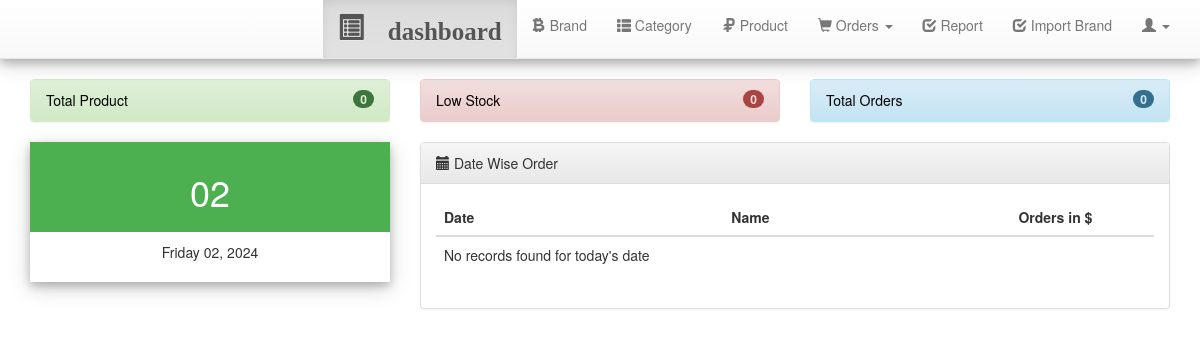
The page /dashboard.php (signed in) on the database as committed earlier.
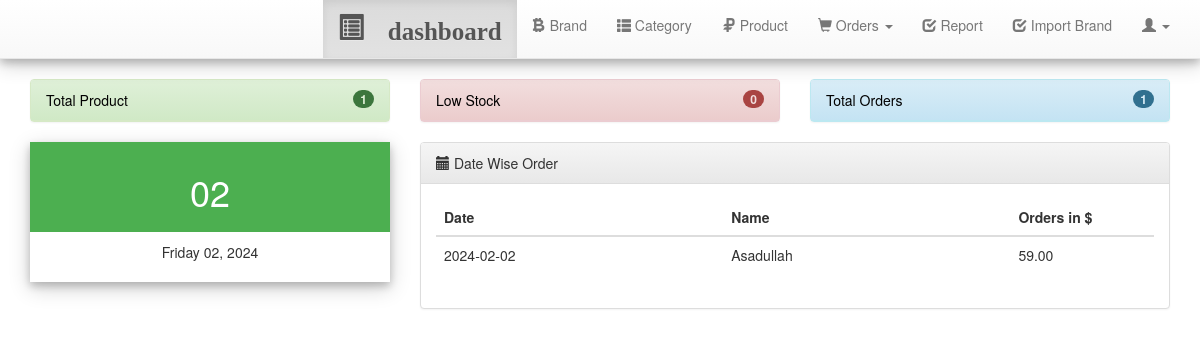
The same page on the database as committed later.
### tables this page shows
CREATE TABLE `orders` (
  `order_id` int(11) NOT NULL,
  `order_date` date NOT NULL,
  `client_name` varchar(255) NOT NULL,
  `client_contact` varchar(255) NOT NULL,
  `client_address` varchar(250) NOT NULL,
  `sub_total` varchar(255) NOT NULL,
  `vat` varchar(255) NOT NULL,
  `total_amount` varchar(255) NOT NULL,
  `discount` varchar(255) NOT NULL,
  `grand_total` varchar(255) NOT NULL,
  `paid` varchar(255) NOT NULL,
  `due` varchar(255) NOT NULL,
  `payment_type` int(11) NOT NULL,
  `payment_status` int(11) NOT NULL,
  `payment_place` int(11) NOT NULL,
  `gstn` varchar(255) NOT NULL,
  `order_status` int(11) NOT NULL DEFAULT 0,
  `user_id` int(11) NOT NULL
);

### dashboard.php (the view, shortened to what this page needs)
<?php require_once 'includes/header.php'; ?>
<?php
$currentDate = date('Y-m-d');
$sql = "SELECT * FROM product WHERE status = 1";
$query = $connect->query($sql);
$countProduct = $query->num_rows;
$orderSql = "SELECT * FROM orders WHERE order_status = 1";
$orderQuery = $connect->query($orderSql);
$countOrder = $orderQuery->num_rows;
$lowStockSql = "SELECT * FROM product WHERE quantity <= 10 AND status = 1";
$lowStockQuery = $connect->query($lowStockSql);
$countLowStock = $lowStockQuery->num_rows;
?>
    <link rel="stylesheet" href="assests/plugins/fullcalendar/fullcalendar.min.css">
    <link rel="stylesheet" href="assests/plugins/fullcalendar/fullcalendar.print.css" media="print">
<div class="row">
	<?php  if(isset($_SESSION['userId']) && $_SESSION['userId']==1) { ?>
	<div class="col-md-4">
		<div class="panel panel-success">
			<div class="panel-heading">
				<a href="product.php" style="text-decoration:none;color:black;">
					Total Product
					<span class="badge pull pull-right"><?php echo $countProduct; ?></span>
				</a>
			</div>
		</div>
	</div>
	<div class="col-md-4">
		<div class="panel panel-danger">
			<div class="panel-heading">
				<a href="product.php" style="text-decoration:none;color:black;">
					Low Stock
					<span class="badge pull pull-right"><?php echo $countLowStock; ?></span>
				</a>
			</div>
		</div>
	</div>
	<?php } ?>
		<div class="col-md-4">
			<div class="panel panel-info">
			<div class="panel-heading">
				<a href="orders.php?o=manord" style="text-decoration:none;color:black;">
					Total Orders
					<span class="badge pull pull-right"><?php echo $countOrder; ?></span>
				</a>
			</div>
		</div>
		</div>
	<div class="col-md-4">
		<div class="card">
		  <div class="cardHeader">
		    <h1><?php echo date('d'); ?></h1>
		  </div>
		  <div class="cardContainer">
		    <p><?php echo date('l') .' '.date('d').', '.date('Y'); ?></p>
		  </div>
		</div>
		<br/>
	</div>
	<?php  if(isset($_SESSION['userId']) && $_SESSION['userId']==1) { ?>
	<div class="col-md-8">
		<div class="panel panel-default">
			<div class="panel-heading"> <i class="glyphicon glyphicon-calendar"></i> Date Wise Order</div>
			<div class="panel-body">
				<table class="table" id="productTable">
			  	<thead>
			  		<tr>
			  			<th style="width:40%;">Date</th>
			  			<th style="width:40%;">Name</th>
			  			<th style="width:20%;">Orders in $</th>
			  		</tr>
			  	</thead>
			  	<tbody>
						<?php
             include 'php_action/db_connect.php';
						$sqlOrder = "SELECT order_date, client_name, total_amount FROM orders WHERE order_date = '$currentDate'";
						$resultOrder = $connect->query($sqlOrder);
						if ($resultOrder->num_rows > 0) {
						    while ($row = $resultOrder->fetch_assoc()) {
						        echo "<tr>";
						        echo "<td>" . $row["order_date"] . "</td>";
						        echo "<td>" . $row["client_name"] . "</td>";
						        echo "<td>" . $row["total_amount"] . "</td>";
						        echo "</tr>";
						    }
						} else {
						    echo "<tr><td colspan='4'>No records found for today's date</td></tr>";
						}
						?>
				</tbody>
				</table>
			</div>
		</div>
	</div>
	<?php  } ?>
</div>
<?php require_once 'includes/footer.php'; ?>

### includes/header.php (shortened to what this page needs)
<!DOCTYPE html>
<html>
<head>
	<link rel="stylesheet" href="assests/bootstrap/css/bootstrap.min.css">
	<link rel="stylesheet" href="assests/bootstrap/css/bootstrap-theme.min.css">
	<link rel="stylesheet" href="assests/font-awesome/css/font-awesome.min.css">
  <link rel="stylesheet" href="custom/css/custom.css">
  <link rel="stylesheet" href="assests/plugins/datatables/jquery.dataTables.min.css">
  <link rel="stylesheet" href="assests/plugins/fileinput/css/fileinput.min.css">
  <link rel="stylesheet" href="assests/jquery-ui/jquery-ui.min.css">
</head>
<body>
	<nav class="navbar navbar-default navbar-static-top">
		<div class="container">
    <div class="collapse navbar-collapse" id="bs-example-navbar-collapse-1" >
      <ul class="nav navbar-nav navbar-right"">
      	<li id="navDashboard"><a href="index.php"><i class="glyphicon glyphicon-list-alt" style="color: #23232; font-size:25px; font-weight:600 ;" > dashboard </i></a></li>
        <?php if(isset($_SESSION['userId']) && $_SESSION['userId']==1) { ?>
        <li id="navBrand"><a href="brand.php"><i class="glyphicon glyphicon-btc"></i>  Brand</a></li>
		<?php } ?>
		<?php if(isset($_SESSION['userId']) && $_SESSION['userId']==1) { ?>
        <li id="navCategories"><a href="categories.php"> <i class="glyphicon glyphicon-th-list"></i> Category</a></li>
		<?php } ?>
		<?php if(isset($_SESSION['userId']) && $_SESSION['userId']==1) { ?>
        <li id="navProduct"><a href="product.php"> <i class="glyphicon glyphicon-ruble"></i> Product </a></li>
		<?php } ?>
        <li class="dropdown" id="navOrder">
          <a href="#" class="dropdown-toggle" data-toggle="dropdown" role="button" aria-haspopup="true" aria-expanded="false"> <i class="glyphicon glyphicon-shopping-cart"></i> Orders <span class="caret"></span></a>
        </li>
		<?php  if(isset($_SESSION['userId']) && $_SESSION['userId']==1) { ?>
        <li id="navReport"><a href="report.php"> <i class="glyphicon glyphicon-check"></i> Report </a></li>
		<?php } ?>
    <?php  if(isset($_SESSION['userId']) && $_SESSION['userId']==1) { ?>
        <li id="importbrand"><a href="importbrand.php"> <i class="glyphicon glyphicon-check"></i> Import Brand </a></li>
		<?php } ?>
        <li class="dropdown" id="navSetting">
          <a href="#" class="dropdown-toggle" data-toggle="dropdown" role="button" aria-haspopup="true" aria-expanded="false"> <i class="glyphicon glyphicon-user"></i> <span class="caret"></span></a>
        </li>
      </ul>
    </div>
  </div>
	</nav>
	<div class="container">

### includes/footer.php (shortened to what this page needs)
</div>
</body>
</html>

### custom/css/custom.css (style rules this page uses)
div.card { width: 100%; box-shadow: 0 4px 8px 0 rgba(0, 0, 0, 0.2), 0 6px 20px 0 rgba(0, 0, 0, 0.19); text-align: center; }
div.cardHeader { background-color: #4CAF50; color: white; padding: 10px; font-size: 40px; }
div.cardContainer { padding: 10px; }

Rows that differ between the two databases and show on the page:
added orders: order_date "2024-02-02", client_name "Asadullah", total_amount "59.00"
Other text that changed with them:
$countProduct: "0" → "1"
$countOrder: "0" → "1"
text no longer shown: "No records found for today's date"
